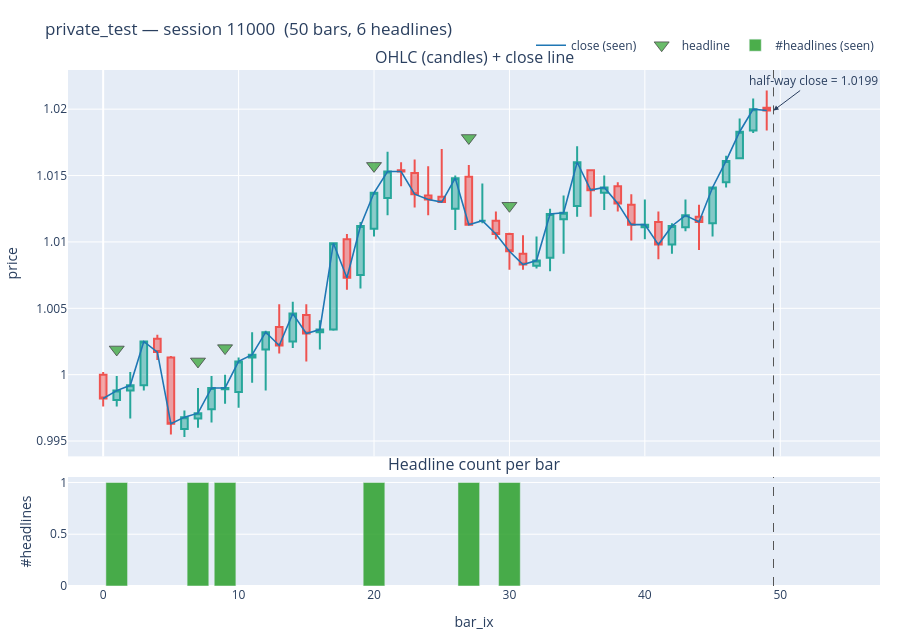

Notebook cell for this chart:
### Code cell
# A private-test session
plot_session('private_test', 11000).show()

### Figure 1 — Plotly figure (JSON) as saved in the notebook; plotly's stock layout.template omitted (floating-point values rounded to 4 significant figures)
{"data": [{"close": [0.9982, 0.9988, 0.9992, 1.002, 1.002, 0.9963, 0.9968, 0.9971, 0.999, 0.999, 1.001, 1.002, 1.003, 1.002, 1.005, 1.003, 1.003, 1.01, 1.007, 1.011, 1.014, 1.015, 1.015, 1.014, 1.013, 1.013, 1.015, 1.011, 1.012, 1.011, 1.009, 1.008, 1.009, 1.012, 1.012, 1.016, 1.014, 1.014, 1.013, 1.011, 1.011, 1.01, 1.011, 1.012, 1.012, 1.014, 1.016, 1.018, 1.02, 1.02], "decreasing": {"line": {"color": "#ef5350"}}, "high": [1.0, 0.9999, 1.0, 1.002, 1.003, 1.001, 0.9973, 0.999, 0.9999, 1.0, 1.001, 1.003, 1.003, 1.005, 1.006, 1.005, 1.004, 1.01, 1.011, 1.012, 1.014, 1.017, 1.016, 1.016, 1.016, 1.017, 1.015, 1.016, 1.014, 1.012, 1.011, 1.01, 1.01, 1.012, 1.014, 1.017, 1.015, 1.015, 1.014, 1.014, 1.013, 1.012, 1.011, 1.013, 1.013, 1.014, 1.016, 1.019, 1.021, 1.021], "increasing": {"line": {"color": "#26a69a"}}, "low": [0.9976, 0.9976, 0.9967, 0.9988, 1.001, 0.9955, 0.9953, 0.996, 0.9964, 0.9978, 0.9975, 0.9994, 0.9988, 1.002, 1.002, 1.001, 1.002, 1.003, 1.006, 1.006, 1.01, 1.012, 1.014, 1.013, 1.012, 1.013, 1.011, 1.011, 1.011, 1.01, 1.008, 1.008, 1.008, 1.008, 1.009, 1.012, 1.012, 1.012, 1.012, 1.01, 1.01, 1.009, 1.009, 1.011, 1.009, 1.01, 1.014, 1.016, 1.018, 1.018], "name": "OHLC", "open": [1.0, 0.9981, 0.9988, 0.9992, 1.003, 1.001, 0.9959, 0.9967, 0.9974, 0.9989, 0.9987, 1.001, 1.002, 1.004, 1.002, 1.004, 1.003, 1.003, 1.01, 1.008, 1.011, 1.013, 1.015, 1.015, 1.014, 1.013, 1.012, 1.015, 1.012, 1.012, 1.011, 1.009, 1.008, 1.009, 1.012, 1.013, 1.015, 1.014, 1.014, 1.013, 1.011, 1.012, 1.01, 1.011, 1.012, 1.011, 1.014, 1.016, 1.018, 1.02], "showlegend": false, "type": "candlestick", "x": [0, 1, 2, 3, 4, 5, 6, 7, 8, 9, 10, 11, 12, 13, 14, 15, 16, 17, 18, 19, 20, 21, 22, 23, 24, 25, 26, 27, 28, 29, 30, 31, 32, 33, 34, 35, 36, 37, 38, 39, 40, 41, 42, 43, 44, 45, 46, 47, 48, 49], "xaxis": "x", "yaxis": "y"}, {"hovertemplate": "bar %{x}<br>close %{y:.4f}<extra></extra>", "line": {"color": "#1f77b4", "width": 1.6}, "mode": "lines", "name": "close (seen)", "type": "scatter", "x": [0, 1, 2, 3, 4, 5, 6, 7, 8, 9, 10, 11, 12, 13, 14, 15, 16, 17, 18, 19, 20, 21, 22, 23, 24, 25, 26, 27, 28, 29, 30, 31, 32, 33, 34, 35, 36, 37, 38, 39, 40, 41, 42, 43, 44, 45, 46, 47, 48, 49], "xaxis": "x", "y": [0.9982, 0.9988, 0.9992, 1.002, 1.002, 0.9963, 0.9968, 0.9971, 0.999, 0.999, 1.001, 1.002, 1.003, 1.002, 1.005, 1.003, 1.003, 1.01, 1.007, 1.011, 1.014, 1.015, 1.015, 1.014, 1.013, 1.013, 1.015, 1.011, 1.012, 1.011, 1.009, 1.008, 1.009, 1.012, 1.012, 1.016, 1.014, 1.014, 1.013, 1.011, 1.011, 1.01, 1.011, 1.012, 1.012, 1.014, 1.016, 1.018, 1.02, 1.02], "yaxis": "y"}, {"hovertemplate": "%{text}<extra></extra>", "marker": {"color": ["#2ca02c", "#2ca02c", "#2ca02c", "#2ca02c", "#2ca02c", "#2ca02c"], "line": {"color": "black", "width": 0.8}, "size": [13, 13, 13, 13, 13, 13], "symbol": "triangle-down"}, "mode": "markers", "name": "headline", "text": ["<b>bar 1</b> (×1 headlines)<br>• Krevan Investments faces regulatory review of automated<br>logistics practices", "<b>bar 7</b> (×1 headlines)<br>• Crevol Retail Group sees 7% margin improvement in latest<br>quarter", "<b>bar 9</b> (×1 headlines)<br>• Ervan Capital completes strategic acquisition to strengthen<br>precision manufacturing", "<b>bar 20</b> (×1 headlines)<br>• Crevol Retail Group confirms participation in Corporate<br>Strategy Symposium", "<b>bar 27</b> (×1 headlines)<br>• Krevan Investments faces regulatory review of wireless<br>connectivity practices", "<b>bar 30</b> (×1 headlines)<br>• Krevan Investments sees 7% drop in new customer orders this<br>quarter"], "type": "scatter", "x": [1, 7, 9, 20, 27, 30], "xaxis": "x", "y": [1.002, 1.001, 1.002, 1.016, 1.018, 1.013], "yaxis": "y"}, {"hovertemplate": "bar %{x}<br>%{y} headline(s)<extra></extra>", "marker": {"color": "#2ca02c"}, "name": "#headlines (seen)", "opacity": 0.85, "type": "bar", "x": [1, 7, 9, 20, 27, 30], "xaxis": "x2", "y": [1, 1, 1, 1, 1, 1], "yaxis": "y2"}], "layout": {"annotations": [{"font": {"size": 16}, "showarrow": false, "text": "OHLC (candles) + close line", "x": 0.5, "xanchor": "center", "xref": "paper", "y": 1, "yanchor": "bottom", "yref": "paper"}, {"font": {"size": 16}, "showarrow": false, "text": "Headline count per bar", "x": 0.5, "xanchor": "center", "xref": "paper", "y": 0.2112, "yanchor": "bottom", "yref": "paper"}, {"arrowhead": 2, "ax": 40, "ay": -30, "showarrow": true, "text": "half-way close = 1.0199", "x": 49.5, "xref": "x", "y": 1.02, "yref": "y"}], "height": 640, "legend": {"orientation": "h", "x": 1, "xanchor": "right", "y": 1.02, "yanchor": "bottom"}, "margin": {"b": 40, "l": 50, "r": 20, "t": 70}, "shapes": [{"line": {"color": "#555", "dash": "dash", "width": 1}, "type": "line", "x0": 49.5, "x1": 49.5, "xref": "x", "y0": 0, "y1": 1, "yref": "y domain"}, {"line": {"color": "#555", "dash": "dash", "width": 1}, "type": "line", "x0": 49.5, "x1": 49.5, "xref": "x2", "y0": 0, "y1": 1, "yref": "y2 domain"}], "title": {"text": "private_test — session 11000  (50 bars, 6 headlines)"}, "xaxis": {"anchor": "y", "domain": [0, 1], "matches": "x2", "rangeslider": {"visible": false}, "showticklabels": false}, "xaxis2": {"anchor": "y2", "domain": [0, 1], "title": {"text": "bar_ix"}}, "yaxis": {"anchor": "x", "domain": [0.2512, 1], "title": {"text": "price"}}, "yaxis2": {"anchor": "x2", "domain": [0, 0.2112], "title": {"text": "#headlines"}}}}
